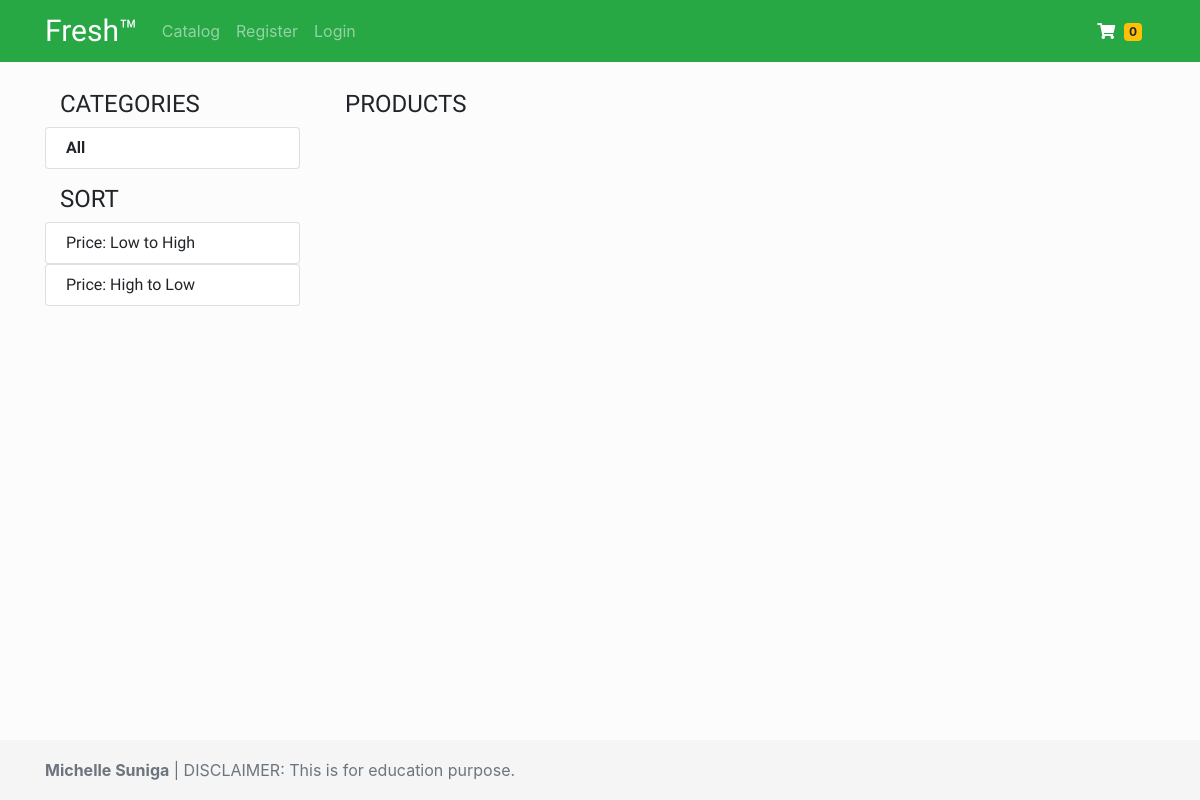
Page /app/views/catalog.php on the earlier database version.
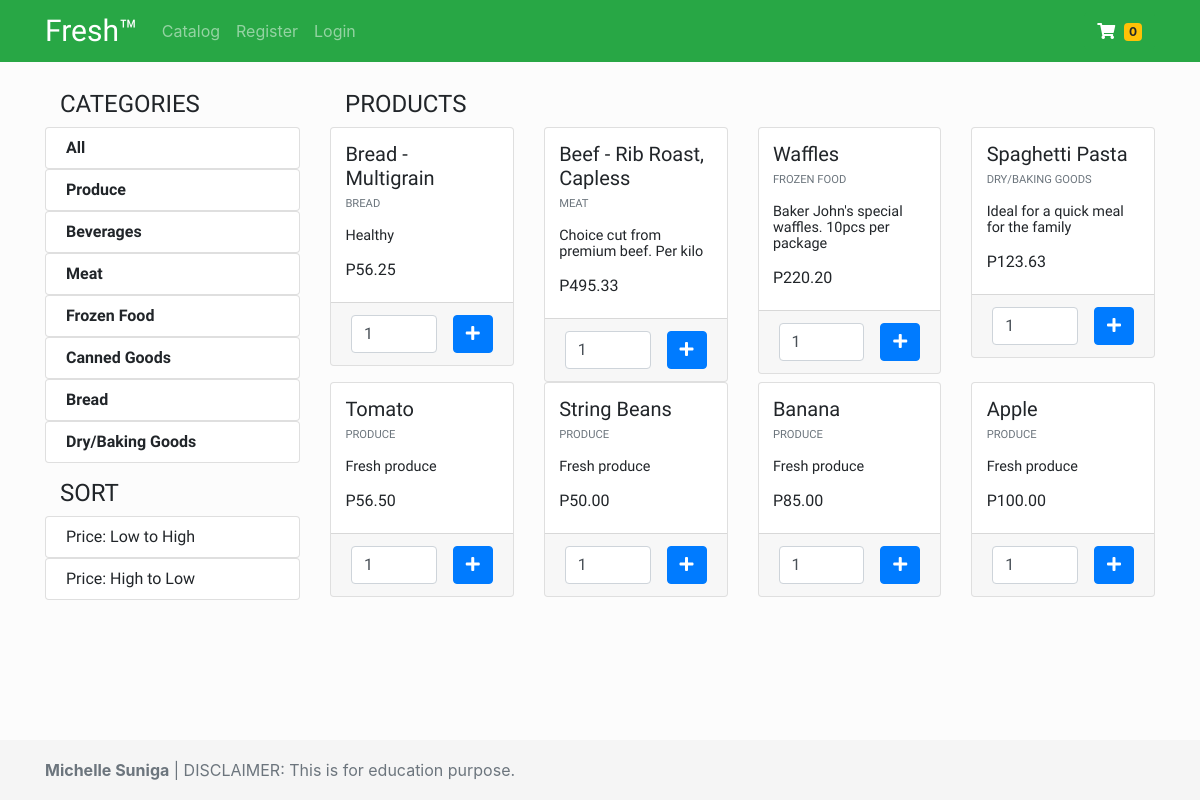
Same page on the later database version.
### tables this page shows
CREATE TABLE `categories` (
  `id` int(11) NOT NULL,
  `name` varchar(255) NOT NULL
);

CREATE TABLE `items` (
  `id` int(11) NOT NULL,
  `name` varchar(255) NOT NULL,
  `price` decimal(18,2) NOT NULL,
  `image_path` varchar(255) DEFAULT NULL,
  `category_id` int(11) NOT NULL,
  `description` varchar(255) NOT NULL
);

### app/views/catalog.php (the view, shortened to what this page needs)
<?php require_once "../partials/layout.php" ?>
<?php function get_page_content() {
	global $conn;
?>
<?php
	$sql1 = "SELECT * FROM categories";
	$sql2 = "SELECT items.id, items.price, items.description, items.image_path, items.name AS item_name, categories.name AS category_name FROM items JOIN categories ON (categories.id = items.category_id)";
	$categories = mysqli_query($conn, $sql1);
	$items = mysqli_query($conn, $sql2);
 ?>
	<section id="products_list" class="pt-4" >
		<div class="container">
			<div class="row py-1">
				<div class="col-md-3">
					<div class="col-12">
						<h2>Categories</h2>
					</div>
					<div class="">
						<div id="categories_list">
							<ul class="list-group">
								<a href="catalog.php?category=all">
									<li class="list-group-item">All</li>
								</a>
				<?php foreach ($categories as $category) { ?>
					<a href="catalog.php?category=<?php echo $category['id']; ?>">
				<li class="list-group-item"><?php echo $category['name']; ?></li></a>
				<?php } ?>
		</ul>
						</div>
					</div>
					<div class="col-12 mt-3">
						<h2>Sort</h2>
					</div>
					<div id="sort_items">
							<ul class="list-group">
								<a href="../controllers/item_sort.php?sort=asc">
									<li class="list-group-item">Price: Low to High</li>
								</a>
								<a href="../controllers/item_sort.php?sort=dsc">
									<li class="list-group-item">Price: High to Low</li>
								</a>
							</ul>
						</div>
				</div>
				<div class="col-md-9">
					<div class="col-4">
						<h2 >Products</h2>
					</div>
					<div class="">
						<div class="row flex-row flex-wrap">
							<?php foreach ($items as $item) { ?>
							<div class="col-3">
								<div class="card">
									<div class="card-body">
										<div class="card-title">
											<h5><?php echo $item['item_name']; ?></h5>
										</div>
										<div class="card-subtitle">
											<p class="text-muted"><?php echo $item['category_name']; ?></p>
										</div>
										<div class="card-text">
											<p class="">
											<?php echo $item['description']; ?>
											</p>
										</div>
										<h6>P<?php echo $item['price']; ?></h6>
									</div>
									<div class="card-footer flex-row flex-wrap">
										<form class="d-flex flex-row">
											<input type="number" name="item_quantity" class="form-control" min="0" value="1">
										  <div class="btn btn-primary add-to-cart" data-id="<?php echo $item['id']; ?>" ><i class="fas fa-plus"></i></div>
										</form>
									</div>
								</div>
							</div>
							<?php } ?>
						</div>
					</div>
				</div>
			</div>
		</div>
	</section>
<?php } ?>

### app/partials/layout.php (shortened to what this page needs)
<!DOCTYPE html>
<html lang="en">
<head>
	<link rel="stylesheet" href="https://maxcdn.bootstrapcdn.com/bootstrap/4.1.3/css/bootstrap.min.css">
	<link rel="stylesheet" href="https://use.fontawesome.com/releases/v5.6.3/css/all.css">
	<link rel="stylesheet" href="../assets/css/style.css">
</head>
<body>
	<?php require_once "../partials/header.php" ?>
	<main>
	<?php get_page_content(); ?>
	</main>
    <?php require_once "../partials/footer.php" ?>
</body>
</html>

### app/partials/header.php (shortened to what this page needs)
<header>
	<nav class="navbar navbar-expand-sm bg-success navbar-dark">
		<div class="container">
			<a class="navbar-brand" href="index.php"><h1>Fresh&trade;</h1></a>
			<div class="collapse navbar-collapse" id="nav-content">
			  	<ul class="navbar-nav mr-auto">
				     <?php if (isset($_SESSION['user']) && $_SESSION['user']['roles_id'] == 1) { ?>
				     	<li class="nav-item">
						    <a class="nav-link" href="items.php">Items</a>
						</li>
						<li class="nav-item">
						    <a class="nav-link" href="users.php">Users</a>
						</li>
					<?php } else if ( !isset($_SESSION['user']) || $_SESSION['user']['roles_id'] == 2) {?>
					<li class="nav-item">
				      <a class="nav-link" href="catalog.php">Catalog</a>
				    </li>
					<?php } ?>
				    <?php if (!isset($_SESSION['user'])) { ?>
				    <li class="nav-item">
				      <a class="nav-link" href="register.php">Register</a>
				    </li>
				    <li class="nav-item">
				      <a class="nav-link" href="login.php">Login</a>
				    </li>
				    <?php } ?>
			  	</ul>
			  	<ul class="navbar-nav ml-auto">
				    <li class="nav-item">
				    	<?php if ((!isset($_SESSION['user'])) || $_SESSION['user']['roles_id'] != 1) { ?>
				     		<button type="button" class="btn btn-success"> <a href="cart.php"><i class="fas fa-shopping-cart"></i> &nbsp;<span id="cart-count" class="badge badge-warning"><?php if (isset($_SESSION['cart'])) { echo array_sum($_SESSION['cart']); } else { echo "0"; } ?></span></a></button>
				     	<?php } ?>
				    </li>
	</nav>
</header>

### app/partials/footer.php (shortened to what this page needs)
<footer class="footer">
     <div class="container">
       <span class="text-muted"><strong>Michelle Suniga</strong> | DISCLAIMER: This is for education purpose.</span>
     </div>
   </footer>

### app/assets/css/style.css (style rules this page uses)
* { margin: 0; padding: 0; box-sizing: border-box; }
html { position: relative; min-height: 100%; }
body { margin-bottom: 60px; background: #fcfcfc; line-height: 1rem; }
footer { position: absolute; bottom: 0; width: 100%; height: 60px; line-height: 60px; background-color: #f5f5f5; }
main { font-family: 'Maven Pro', sans-serif; }
#register-landing h1, nav h1 { font-size: 1.5em; margin-bottom: 0; font-family: 'Coiny', cursive; }
p { font-size: 1.4em; }
a, a:hover, a:focus { color: inherit; text-decoration: none; }
.card { max-width: 100%; }
.card p { font-size: 0.9rem; }
.card-body { min-height: 100%; padding: 0.9rem; }
.card-subtitle p { text-transform: uppercase; font-size: 0.7rem; }
#categories_list { text-transform: capitalize; font-weight: 700; }
#products_list h2 { font-size: 1.5em; text-transform: uppercase; }
#products_list .add-to-cart { font-size: 1em; text-transform: uppercase; }
#products_list input { margin-right: 1rem; }

Differences in the rows shown:
added categories: name "Produce"
added categories: name "Beverages"
added categories: name "Meat"
added categories: name "Frozen Food"
added categories: name "Canned Goods"
added categories: name "Bread"
added categories: name "Dry/Baking Goods"
added items: name "Bread - Multigrain", category.name "BREAD", description "Healthy", price "56.25"
added items: name "Beef - Rib Roast, Capless", category.name "MEAT", description "Choice cut from premium beef. Per kilo", price "495.33"
added items: name "Waffles", category.name "FROZEN FOOD", description "Baker John's special waffles. 10pcs per package", price "220.20"
added items: name "Spaghetti Pasta", category.name "DRY/BAKING GOODS", description "Ideal for a quick meal for the family", price "123.63"
added items: name "Tomato", category.name "PRODUCE", description "Fresh produce", price "56.50"
added items: name "String Beans", category.name "PRODUCE", description "Fresh produce", price "50.00"
added items: name "Banana", category.name "PRODUCE", description "Fresh produce", price "85.00"
added items: name "Apple", category.name "PRODUCE", description "Fresh produce", price "100.00"
